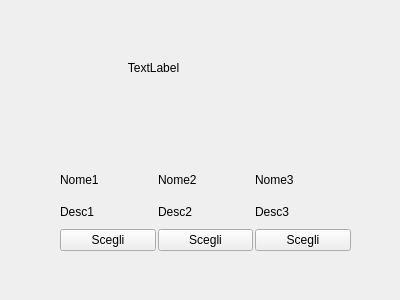
<?xml version="1.0" encoding="UTF-8"?>
<ui version="4.0">
 <class>Partita</class>
 <widget class="QWidget" name="Partita">
  <property name="geometry">
   <rect>
    <x>0</x>
    <y>0</y>
    <width>400</width>
    <height>300</height>
   </rect>
  </property>
  <property name="windowTitle">
   <string>Form</string>
  </property>
  <widget class="QWidget" name="verticalLayoutWidget_4">
   <property name="geometry">
    <rect>
     <x>60</x>
     <y>40</y>
     <width>291</width>
     <height>211</height>
    </rect>
   </property>
   <layout class="QVBoxLayout" name="verticalLayout_4">
    <property name="spacing">
     <number>6</number>
    </property>
    <property name="topMargin">
     <number>21</number>
    </property>
    <item>
     <widget class="QLabel" name="label_7">
      <property name="maximumSize">
       <size>
        <width>187</width>
        <height>95</height>
       </size>
      </property>
      <property name="text">
       <string>TextLabel</string>
      </property>
      <property name="scaledContents">
       <bool>false</bool>
      </property>
      <property name="alignment">
       <set>Qt::AlignHCenter|Qt::AlignTop</set>
      </property>
     </widget>
    </item>
    <item>
     <layout class="QHBoxLayout" name="horizontalLayout">
      <property name="spacing">
       <number>2</number>
      </property>
      <property name="sizeConstraint">
       <enum>QLayout::SetDefaultConstraint</enum>
      </property>
      <property name="topMargin">
       <number>5</number>
      </property>
      <item>
       <layout class="QVBoxLayout" name="verticalLayout">
        <item>
         <widget class="QLabel" name="label_5">
          <property name="text">
           <string>Nome1</string>
          </property>
         </widget>
        </item>
        <item>
         <widget class="QLabel" name="label_2">
          <property name="text">
           <string>Desc1</string>
          </property>
         </widget>
        </item>
        <item>
         <widget class="QPushButton" name="pushButton">
          <property name="text">
           <string>Scegli</string>
          </property>
         </widget>
        </item>
       </layout>
      </item>
      <item>
       <layout class="QVBoxLayout" name="verticalLayout_2">
        <item>
         <widget class="QLabel" name="label_4">
          <property name="text">
           <string>Nome2</string>
          </property>
         </widget>
        </item>
        <item>
         <widget class="QLabel" name="label">
          <property name="text">
           <string>Desc2</string>
          </property>
         </widget>
        </item>
        <item>
         <widget class="QPushButton" name="pushButton_2">
          <property name="text">
           <string>Scegli</string>
          </property>
         </widget>
        </item>
       </layout>
      </item>
      <item>
       <layout class="QVBoxLayout" name="verticalLayout_3">
        <item>
         <widget class="QLabel" name="label_6">
          <property name="text">
           <string>Nome3</string>
          </property>
         </widget>
        </item>
        <item>
         <widget class="QLabel" name="label_3">
          <property name="text">
           <string>Desc3</string>
          </property>
         </widget>
        </item>
        <item>
         <widget class="QPushButton" name="pushButton_3">
          <property name="text">
           <string>Scegli</string>
          </property>
         </widget>
        </item>
       </layout>
      </item>
     </layout>
    </item>
   </layout>
  </widget>
 </widget>
 <resources/>
 <connections/>
</ui>
